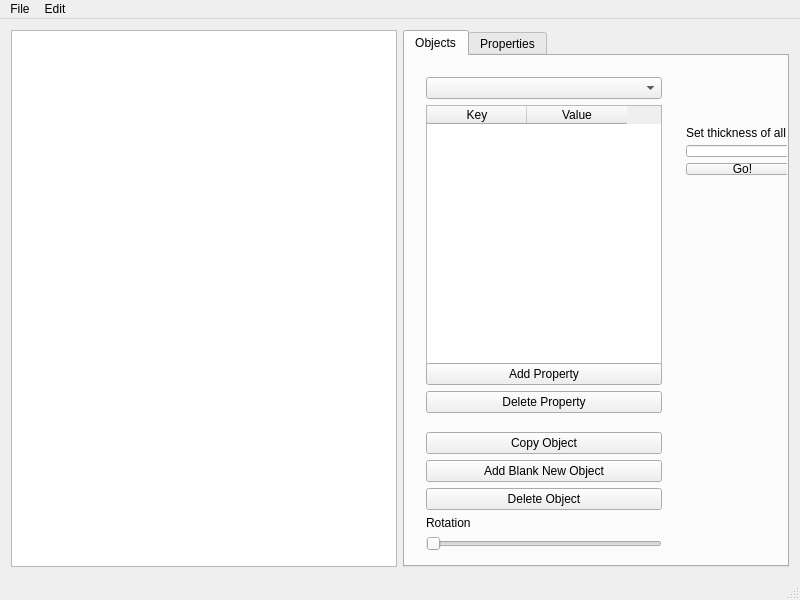
<?xml version="1.0" encoding="UTF-8"?>
<ui version="4.0">
 <class>MainWindow</class>
 <widget class="QMainWindow" name="MainWindow">
  <property name="geometry">
   <rect>
    <x>0</x>
    <y>0</y>
    <width>800</width>
    <height>600</height>
   </rect>
  </property>
  <property name="windowTitle">
   <string>BallGame Level Editor</string>
  </property>
  <widget class="QWidget" name="centralWidget">
   <layout class="QHBoxLayout" name="horizontalLayout_2">
    <item>
     <layout class="QHBoxLayout" name="horizontalLayout">
      <item>
       <widget class="LevelGraphicsView" name="graphicsView"/>
      </item>
      <item>
       <widget class="QTabWidget" name="tabWidget">
        <property name="minimumSize">
         <size>
          <width>210</width>
          <height>0</height>
         </size>
        </property>
        <property name="currentIndex">
         <number>0</number>
        </property>
        <widget class="QWidget" name="tab">
         <attribute name="title">
          <string>Objects</string>
         </attribute>
         <widget class="QWidget" name="layoutWidget">
          <property name="geometry">
           <rect>
            <x>10</x>
            <y>10</y>
            <width>258</width>
            <height>496</height>
           </rect>
          </property>
          <layout class="QVBoxLayout" name="verticalLayout_2">
           <item>
            <widget class="QComboBox" name="objectSelectorComboBox"/>
           </item>
           <item>
            <widget class="QTableWidget" name="objectsTableWidget">
             <property name="minimumSize">
              <size>
               <width>0</width>
               <height>260</height>
              </size>
             </property>
             <column>
              <property name="text">
               <string>Key</string>
              </property>
             </column>
             <column>
              <property name="text">
               <string>Value</string>
              </property>
             </column>
            </widget>
           </item>
           <item>
            <widget class="QPushButton" name="pushButton_4">
             <property name="text">
              <string>Add Property</string>
             </property>
            </widget>
           </item>
           <item>
            <widget class="QPushButton" name="pushButton_5">
             <property name="text">
              <string>Delete Property</string>
             </property>
            </widget>
           </item>
           <item>
            <spacer name="verticalSpacer">
             <property name="orientation">
              <enum>Qt::Vertical</enum>
             </property>
             <property name="sizeType">
              <enum>QSizePolicy::Minimum</enum>
             </property>
             <property name="sizeHint" stdset="0">
              <size>
               <width>20</width>
               <height>13</height>
              </size>
             </property>
            </spacer>
           </item>
           <item>
            <widget class="QPushButton" name="pushButton_3">
             <property name="text">
              <string>Copy Object</string>
             </property>
            </widget>
           </item>
           <item>
            <widget class="QPushButton" name="pushButton">
             <property name="text">
              <string>Add Blank New Object</string>
             </property>
            </widget>
           </item>
           <item>
            <widget class="QPushButton" name="pushButton_2">
             <property name="text">
              <string>Delete Object</string>
             </property>
            </widget>
           </item>
           <item>
            <widget class="QLabel" name="rotationLabel">
             <property name="font">
              <font>
               <weight>50</weight>
               <bold>false</bold>
              </font>
             </property>
             <property name="layoutDirection">
              <enum>Qt::LeftToRight</enum>
             </property>
             <property name="text">
              <string>Rotation</string>
             </property>
            </widget>
           </item>
           <item>
            <widget class="QSlider" name="rotationSlider">
             <property name="orientation">
              <enum>Qt::Horizontal</enum>
             </property>
            </widget>
           </item>
          </layout>
         </widget>
         <widget class="QWidget" name="layoutWidget">
          <property name="geometry">
           <rect>
            <x>270</x>
            <y>60</y>
            <width>135</width>
            <height>70</height>
           </rect>
          </property>
          <layout class="QVBoxLayout" name="verticalLayout_3">
           <item>
            <widget class="QLabel" name="label">
             <property name="text">
              <string>Set thickness of all walls</string>
             </property>
            </widget>
           </item>
           <item>
            <widget class="QLineEdit" name="wallThicknessEdit"/>
           </item>
           <item>
            <widget class="QPushButton" name="wallThicknessButton">
             <property name="text">
              <string>Go!</string>
             </property>
            </widget>
           </item>
          </layout>
         </widget>
        </widget>
        <widget class="QWidget" name="tab_2">
         <attribute name="title">
          <string>Properties</string>
         </attribute>
         <widget class="QTableWidget" name="levelPlistTableWidget">
          <property name="geometry">
           <rect>
            <x>0</x>
            <y>0</y>
            <width>256</width>
            <height>431</height>
           </rect>
          </property>
          <column>
           <property name="text">
            <string>Key</string>
           </property>
          </column>
          <column>
           <property name="text">
            <string>Value</string>
           </property>
          </column>
         </widget>
         <widget class="QPushButton" name="pushButton_6">
          <property name="geometry">
           <rect>
            <x>0</x>
            <y>440</y>
            <width>261</width>
            <height>23</height>
           </rect>
          </property>
          <property name="text">
           <string>Add Property</string>
          </property>
         </widget>
         <widget class="QPushButton" name="pushButton_7">
          <property name="geometry">
           <rect>
            <x>0</x>
            <y>470</y>
            <width>261</width>
            <height>23</height>
           </rect>
          </property>
          <property name="text">
           <string>Delete Property</string>
          </property>
         </widget>
        </widget>
       </widget>
      </item>
     </layout>
    </item>
   </layout>
  </widget>
  <widget class="QMenuBar" name="menuBar">
   <property name="geometry">
    <rect>
     <x>0</x>
     <y>0</y>
     <width>800</width>
     <height>21</height>
    </rect>
   </property>
   <widget class="QMenu" name="menuFile">
    <property name="title">
     <string>File</string>
    </property>
    <addaction name="actionNew_Level"/>
    <addaction name="separator"/>
    <addaction name="actionOpen_Level"/>
    <addaction name="separator"/>
    <addaction name="actionSave"/>
    <addaction name="actionSave_As"/>
    <addaction name="separator"/>
    <addaction name="actionExit"/>
   </widget>
   <widget class="QMenu" name="menuEdit">
    <property name="title">
     <string>Edit</string>
    </property>
    <addaction name="actionUndo"/>
    <addaction name="actionRedo"/>
   </widget>
   <addaction name="menuFile"/>
   <addaction name="menuEdit"/>
  </widget>
  <widget class="QStatusBar" name="statusBar"/>
  <action name="actionNew_Level">
   <property name="text">
    <string>New</string>
   </property>
   <property name="shortcut">
    <string>Ctrl+N</string>
   </property>
  </action>
  <action name="actionOpen_Level">
   <property name="text">
    <string>Open</string>
   </property>
   <property name="shortcut">
    <string>Ctrl+O</string>
   </property>
  </action>
  <action name="actionSave">
   <property name="text">
    <string>Save</string>
   </property>
   <property name="shortcut">
    <string>Ctrl+S</string>
   </property>
  </action>
  <action name="actionSave_As">
   <property name="text">
    <string>Save As</string>
   </property>
  </action>
  <action name="actionExit">
   <property name="text">
    <string>Exit</string>
   </property>
  </action>
  <action name="actionUndo">
   <property name="text">
    <string>Undo</string>
   </property>
   <property name="shortcut">
    <string>Ctrl+Z</string>
   </property>
  </action>
  <action name="actionRedo">
   <property name="text">
    <string>Redo</string>
   </property>
   <property name="shortcut">
    <string>Ctrl+Y</string>
   </property>
  </action>
 </widget>
 <layoutdefault spacing="6" margin="11"/>
 <customwidgets>
  <customwidget>
   <class>LevelGraphicsView</class>
   <extends>QGraphicsView</extends>
   <header location="global">levelgraphicsview.h</header>
  </customwidget>
 </customwidgets>
 <resources/>
 <connections>
  <connection>
   <sender>levelPlistTableWidget</sender>
   <signal>itemChanged(QTableWidgetItem*)</signal>
   <receiver>MainWindow</receiver>
   <slot>levelPlistChanged(QTableWidgetItem*)</slot>
   <hints>
    <hint type="sourcelabel">
     <x>508</x>
     <y>226</y>
    </hint>
    <hint type="destinationlabel">
     <x>558</x>
     <y>-7</y>
    </hint>
   </hints>
  </connection>
  <connection>
   <sender>objectSelectorComboBox</sender>
   <signal>currentIndexChanged(int)</signal>
   <receiver>MainWindow</receiver>
   <slot>updateObjectTable(int)</slot>
   <hints>
    <hint type="sourcelabel">
     <x>667</x>
     <y>83</y>
    </hint>
    <hint type="destinationlabel">
     <x>569</x>
     <y>42</y>
    </hint>
   </hints>
  </connection>
  <connection>
   <sender>objectsTableWidget</sender>
   <signal>itemChanged(QTableWidgetItem*)</signal>
   <receiver>MainWindow</receiver>
   <slot>objectChanged(QTableWidgetItem*)</slot>
   <hints>
    <hint type="sourcelabel">
     <x>510</x>
     <y>270</y>
    </hint>
    <hint type="destinationlabel">
     <x>552</x>
     <y>37</y>
    </hint>
   </hints>
  </connection>
  <connection>
   <sender>pushButton_4</sender>
   <signal>clicked()</signal>
   <receiver>MainWindow</receiver>
   <slot>addPropertyClicked()</slot>
   <hints>
    <hint type="sourcelabel">
     <x>667</x>
     <y>378</y>
    </hint>
    <hint type="destinationlabel">
     <x>790</x>
     <y>248</y>
    </hint>
   </hints>
  </connection>
  <connection>
   <sender>pushButton_5</sender>
   <signal>clicked()</signal>
   <receiver>MainWindow</receiver>
   <slot>deletePropertyClicked()</slot>
   <hints>
    <hint type="sourcelabel">
     <x>667</x>
     <y>407</y>
    </hint>
    <hint type="destinationlabel">
     <x>793</x>
     <y>301</y>
    </hint>
   </hints>
  </connection>
  <connection>
   <sender>pushButton_3</sender>
   <signal>clicked()</signal>
   <receiver>MainWindow</receiver>
   <slot>copyObjectClicked()</slot>
   <hints>
    <hint type="sourcelabel">
     <x>667</x>
     <y>455</y>
    </hint>
    <hint type="destinationlabel">
     <x>791</x>
     <y>403</y>
    </hint>
   </hints>
  </connection>
  <connection>
   <sender>pushButton</sender>
   <signal>clicked()</signal>
   <receiver>MainWindow</receiver>
   <slot>newObjectClicked()</slot>
   <hints>
    <hint type="sourcelabel">
     <x>667</x>
     <y>484</y>
    </hint>
    <hint type="destinationlabel">
     <x>793</x>
     <y>470</y>
    </hint>
   </hints>
  </connection>
  <connection>
   <sender>pushButton_2</sender>
   <signal>clicked()</signal>
   <receiver>MainWindow</receiver>
   <slot>deleteObjectClicked()</slot>
   <hints>
    <hint type="sourcelabel">
     <x>667</x>
     <y>513</y>
    </hint>
    <hint type="destinationlabel">
     <x>794</x>
     <y>504</y>
    </hint>
   </hints>
  </connection>
  <connection>
   <sender>pushButton_6</sender>
   <signal>clicked()</signal>
   <receiver>MainWindow</receiver>
   <slot>addLevelPropertyClicked()</slot>
   <hints>
    <hint type="sourcelabel">
     <x>661</x>
     <y>515</y>
    </hint>
    <hint type="destinationlabel">
     <x>793</x>
     <y>436</y>
    </hint>
   </hints>
  </connection>
  <connection>
   <sender>pushButton_7</sender>
   <signal>clicked()</signal>
   <receiver>MainWindow</receiver>
   <slot>deleteLevelPropertyClicked()</slot>
   <hints>
    <hint type="sourcelabel">
     <x>537</x>
     <y>543</y>
    </hint>
    <hint type="destinationlabel">
     <x>792</x>
     <y>533</y>
    </hint>
   </hints>
  </connection>
  <connection>
   <sender>actionOpen_Level</sender>
   <signal>activated()</signal>
   <receiver>MainWindow</receiver>
   <slot>loadFile()</slot>
   <hints>
    <hint type="sourcelabel">
     <x>-1</x>
     <y>-1</y>
    </hint>
    <hint type="destinationlabel">
     <x>399</x>
     <y>299</y>
    </hint>
   </hints>
  </connection>
  <connection>
   <sender>actionSave_As</sender>
   <signal>activated()</signal>
   <receiver>MainWindow</receiver>
   <slot>saveLevelPlistAs()</slot>
   <hints>
    <hint type="sourcelabel">
     <x>-1</x>
     <y>-1</y>
    </hint>
    <hint type="destinationlabel">
     <x>399</x>
     <y>299</y>
    </hint>
   </hints>
  </connection>
  <connection>
   <sender>actionSave</sender>
   <signal>activated()</signal>
   <receiver>MainWindow</receiver>
   <slot>saveLevelPlist()</slot>
   <hints>
    <hint type="sourcelabel">
     <x>-1</x>
     <y>-1</y>
    </hint>
    <hint type="destinationlabel">
     <x>399</x>
     <y>299</y>
    </hint>
   </hints>
  </connection>
  <connection>
   <sender>actionNew_Level</sender>
   <signal>activated()</signal>
   <receiver>MainWindow</receiver>
   <slot>newLevel()</slot>
   <hints>
    <hint type="sourcelabel">
     <x>-1</x>
     <y>-1</y>
    </hint>
    <hint type="destinationlabel">
     <x>399</x>
     <y>299</y>
    </hint>
   </hints>
  </connection>
  <connection>
   <sender>actionExit</sender>
   <signal>activated()</signal>
   <receiver>MainWindow</receiver>
   <slot>quit()</slot>
   <hints>
    <hint type="sourcelabel">
     <x>-1</x>
     <y>-1</y>
    </hint>
    <hint type="destinationlabel">
     <x>399</x>
     <y>299</y>
    </hint>
   </hints>
  </connection>
  <connection>
   <sender>rotationSlider</sender>
   <signal>sliderMoved(int)</signal>
   <receiver>MainWindow</receiver>
   <slot>rotationSliderMoved(int)</slot>
   <hints>
    <hint type="sourcelabel">
     <x>418</x>
     <y>547</y>
    </hint>
    <hint type="destinationlabel">
     <x>440</x>
     <y>574</y>
    </hint>
   </hints>
  </connection>
  <connection>
   <sender>wallThicknessButton</sender>
   <signal>clicked()</signal>
   <receiver>MainWindow</receiver>
   <slot>wallThicknessClicked()</slot>
   <hints>
    <hint type="sourcelabel">
     <x>727</x>
     <y>172</y>
    </hint>
    <hint type="destinationlabel">
     <x>787</x>
     <y>130</y>
    </hint>
   </hints>
  </connection>
  <connection>
   <sender>actionUndo</sender>
   <signal>activated()</signal>
   <receiver>MainWindow</receiver>
   <slot>undoClicked()</slot>
   <hints>
    <hint type="sourcelabel">
     <x>-1</x>
     <y>-1</y>
    </hint>
    <hint type="destinationlabel">
     <x>399</x>
     <y>299</y>
    </hint>
   </hints>
  </connection>
  <connection>
   <sender>actionRedo</sender>
   <signal>activated()</signal>
   <receiver>MainWindow</receiver>
   <slot>redoClicked()</slot>
   <hints>
    <hint type="sourcelabel">
     <x>-1</x>
     <y>-1</y>
    </hint>
    <hint type="destinationlabel">
     <x>399</x>
     <y>299</y>
    </hint>
   </hints>
  </connection>
 </connections>
 <slots>
  <slot>levelPlistChanged(QTableWidgetItem*)</slot>
  <slot>updateObjectTable(int)</slot>
  <slot>objectChanged(QTableWidgetItem*)</slot>
  <slot>addPropertyClicked()</slot>
  <slot>deletePropertyClicked()</slot>
  <slot>copyObjectClicked()</slot>
  <slot>newObjectClicked()</slot>
  <slot>deleteObjectClicked()</slot>
  <slot>addLevelPropertyClicked()</slot>
  <slot>deleteLevelPropertyClicked()</slot>
  <slot>loadFile()</slot>
  <slot>saveLevelPlist()</slot>
  <slot>saveLevelPlistAs()</slot>
  <slot>newLevel()</slot>
  <slot>quit()</slot>
  <slot>rotationSliderMoved(int)</slot>
  <slot>wallThicknessClicked()</slot>
  <slot>undoClicked()</slot>
  <slot>redoClicked()</slot>
 </slots>
</ui>
